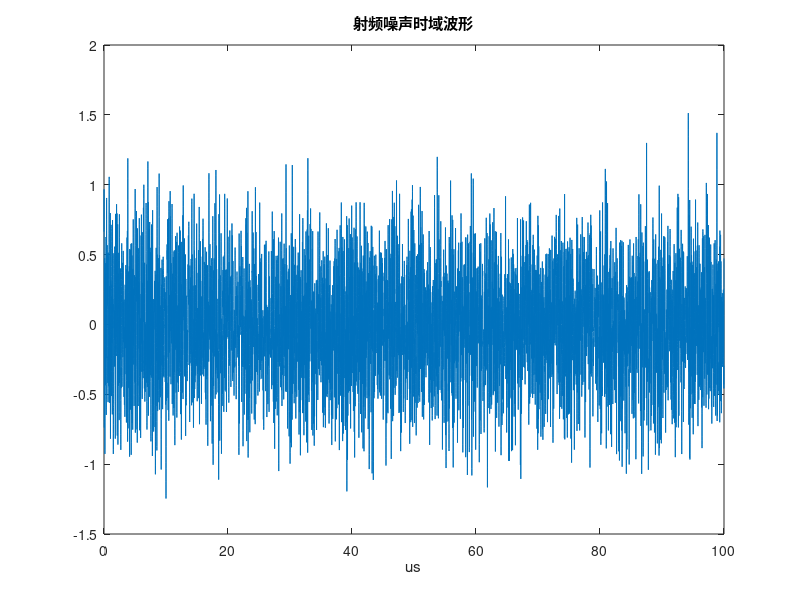
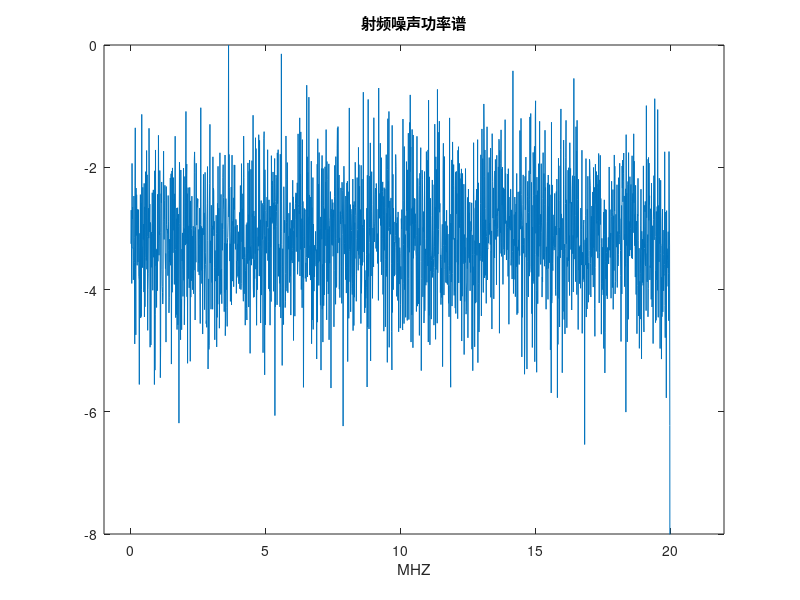
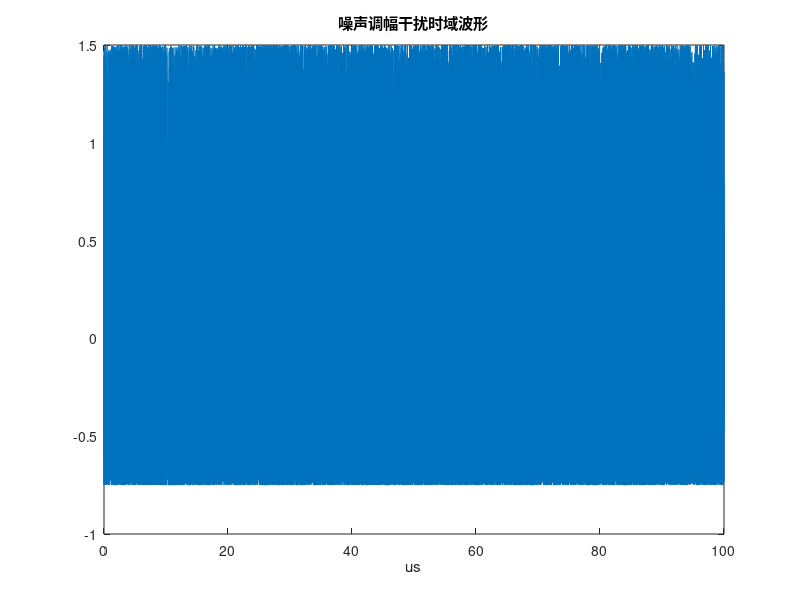
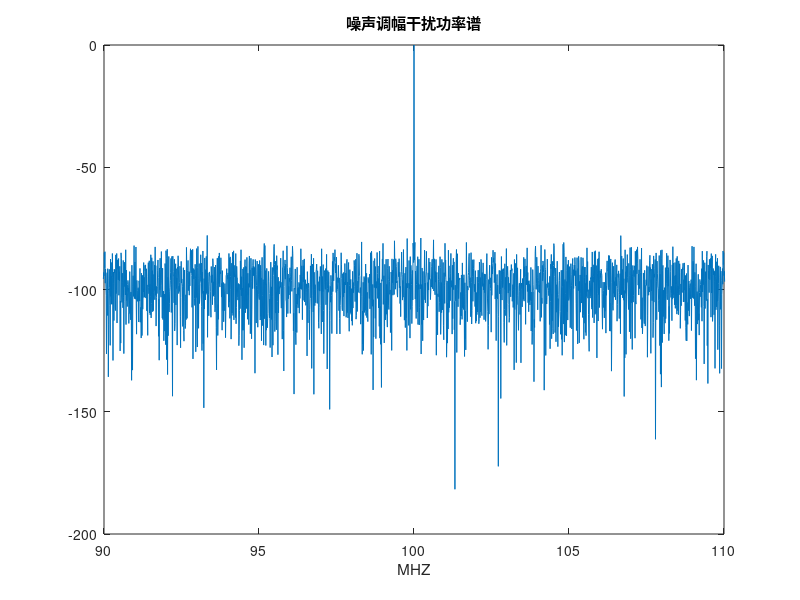

MATLAB code for these plots, in order:
clear ;
close all;
clc;%清除变量

T=100e-6;%采样时间
fs=300e6;%采样频率
N=T*fs;%采样点数
detlf=20e6;%滤波器截止频率
f1=100e6;%调制信号中心频率
m=0.5;%调制度
kfm=5e6;%调频斜率
kpm=5;%调相斜率
M=100;%积累次数
p=fft(fir1(N-1,detlf/fs*2));%滤波器频谱
s=0;

for i=1:100
    xn=ifft(fft(random('Normal',0,1,1,N)).*p);%高斯白噪声通过滤波器
    j=abs(fft(xn));
    s=s+j;
end

s=s/M;
j=s;

figure(1)
t=0:1/fs:T-1/fs;
plot(t*1e6,xn);
xlabel('us');
title('射频噪声时域波形');

figure(2)
f=(0:N-1)*fs/N;
plot(f*1e-6,20*log10(j.^2/max(j.^2)));%视频噪声功率谱
axis([-1 22 -8 0]);
xlabel('MHZ');
title('射频噪声功率谱');

n=1:N;
zn=(1+m*cos(2*pi*xn)).*cos(2*pi*f1/fs*n);%噪声调幅干扰表达式

figure(3)
plot(t*1e6,zn);
title('噪声调幅干扰时域波形');
xlabel('us');

s=0;
    for i=1:100
    zn=(1+m*cos(2*pi*xn)).*cos(2*pi*f1/fs*n);
    j=abs(fft(zn));
    s=s+j;
end

s=s/M;
j=s;

figure(4)
plot(f*1e-6,20*log10(j.^2/max(j.^2)));%噪声调幅干扰功率谱
title('噪声调幅干扰功率谱');
xlabel('MHZ');
axis([90 110 -200 0]);

sum(1)=0;
for i=1:N-1;
    sum(i+1)=xn(i)+sum(i);
end

xn=sum/fs;
wn=cos((2*pi*f1*t+2*pi*kfm*xn));%噪声调频干扰表达式

figure(5)
plot(t*1e6,wn);
title('噪声调频干扰时域波形');
xlabel('us');

s=0;
for i=1:10
    xn=ifft(fft(random('Normal',0,1,1,N)).*p);
    sum(1)=0;
    for i=1:N-1;
        sum(i+1)=xn(i)+sum(i);
    end
    xn=sum/fs;
    wn=cos((2*pi*f1*t+2*pi*kfm*xn));
    j=abs(fft(wn));
    s=s+j;
end

s=s/M;
j=s;

figure(6)
plot(f*1e-6,20*log10(j.^2/max(j.^2)));%噪声调频干扰功率谱
axis([50 150 -150 0])
xlabel('MHZ');
title('噪声调频干扰功率谱');

sum(1)=0;
for i=1:N-1;
    sum(i+1)=xn(i)+sum(i);
end

xn=sum/fs;
on=cos(2*pi*f1*t+kpm*xn);%噪声调相干扰表达式

figure(7)
plot(t*1e6,on);
title('噪声调相干扰时域波形');
xlabel('us');

s=0;
for i=1:100
    xn = ifft(fft(random('Normal',0,1,1,N)).*p);
    on=cos(2*pi*f1*t+kpm*xn);
    j=abs(fft(on));
    s=s+j;
end

s=s/M;
j=s;

figure(8)
plot(f*1e-6,20*log10(j.^2/max(j.^2)));%噪声调相干扰功率谱
axis([50 150 -70 0])
xlabel('MHZ');
title('噪声调相干扰功率谱');